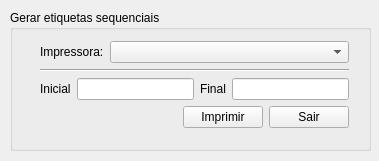
<?xml version="1.0" encoding="UTF-8"?>
<ui version="4.0">
 <class>MainWindow</class>
 <widget class="QMainWindow" name="MainWindow">
  <property name="geometry">
   <rect>
    <x>0</x>
    <y>0</y>
    <width>379</width>
    <height>161</height>
   </rect>
  </property>
  <property name="sizePolicy">
   <sizepolicy hsizetype="Preferred" vsizetype="Preferred">
    <horstretch>0</horstretch>
    <verstretch>0</verstretch>
   </sizepolicy>
  </property>
  <property name="minimumSize">
   <size>
    <width>0</width>
    <height>0</height>
   </size>
  </property>
  <property name="windowTitle">
   <string>Etiquetas sequenciais</string>
  </property>
  <widget class="QWidget" name="centralWidget">
   <widget class="QGroupBox" name="groupBox">
    <property name="geometry">
     <rect>
      <x>10</x>
      <y>10</y>
      <width>361</width>
      <height>141</height>
     </rect>
    </property>
    <property name="title">
     <string>Gerar etiquetas sequenciais</string>
    </property>
    <widget class="QWidget" name="verticalLayoutWidget">
     <property name="geometry">
      <rect>
       <x>19</x>
       <y>19</y>
       <width>331</width>
       <height>111</height>
      </rect>
     </property>
     <layout class="QVBoxLayout" name="verticalLayout">
      <property name="spacing">
       <number>5</number>
      </property>
      <item>
       <layout class="QHBoxLayout" name="horizontalLayout_3">
        <item>
         <widget class="QLabel" name="label_3">
          <property name="text">
           <string>Impressora:</string>
          </property>
         </widget>
        </item>
        <item>
         <widget class="QComboBox" name="comboBoxPrinters">
          <property name="sizePolicy">
           <sizepolicy hsizetype="Expanding" vsizetype="Fixed">
            <horstretch>0</horstretch>
            <verstretch>0</verstretch>
           </sizepolicy>
          </property>
         </widget>
        </item>
       </layout>
      </item>
      <item>
       <widget class="Line" name="line">
        <property name="orientation">
         <enum>Qt::Horizontal</enum>
        </property>
       </widget>
      </item>
      <item>
       <layout class="QHBoxLayout" name="horizontalLayout">
        <item>
         <widget class="QLabel" name="label">
          <property name="text">
           <string>Inicial</string>
          </property>
         </widget>
        </item>
        <item>
         <widget class="QLineEdit" name="lineEdit"/>
        </item>
        <item>
         <widget class="QLabel" name="label_2">
          <property name="text">
           <string>Final</string>
          </property>
         </widget>
        </item>
        <item>
         <widget class="QLineEdit" name="lineEdit_2"/>
        </item>
       </layout>
      </item>
      <item>
       <layout class="QHBoxLayout" name="horizontalLayout_2">
        <item>
         <spacer name="horizontalSpacer">
          <property name="orientation">
           <enum>Qt::Horizontal</enum>
          </property>
          <property name="sizeHint" stdset="0">
           <size>
            <width>40</width>
            <height>20</height>
           </size>
          </property>
         </spacer>
        </item>
        <item>
         <widget class="QPushButton" name="pushButton_2">
          <property name="text">
           <string>Imprimir</string>
          </property>
         </widget>
        </item>
        <item>
         <widget class="QPushButton" name="pushButton">
          <property name="text">
           <string>Sair</string>
          </property>
         </widget>
        </item>
       </layout>
      </item>
     </layout>
    </widget>
   </widget>
  </widget>
 </widget>
 <layoutdefault spacing="6" margin="11"/>
 <resources/>
 <connections/>
</ui>
